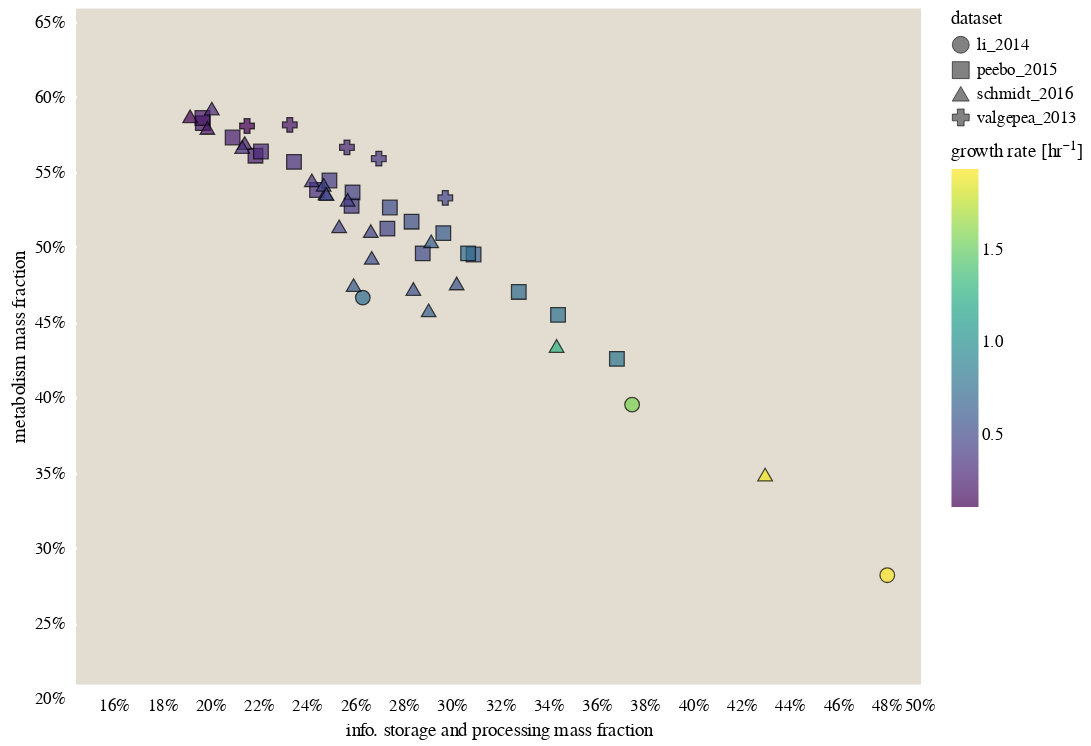

The notebook cell saved with this chart:
### Code cell
# Group bygrowth rate bins of 0.1 inv hr. 
# info_metab_correlation['bins'] = pd.cut(info_metab_correlation['growth_rate_hr'], bins=np.arange(-0.01, 2, 0.01))
# agg = info_metab_correlation.groupby('bins').mean().reset_index()
# agg.drop(labels='bins', inplace=True, axis=1)
# agg = agg[~agg['info_frac_mass'].isnull()]
base = alt.Chart(info_metab_correlation, width=500, height=400)

# Define the defaults
defaults =  {'fill':alt.Color('growth_rate_hr', scale=alt.Scale(scheme='viridis'), legend=alt.Legend(title='growth rate [hr\u207b\u00b9]'))}

frac_mass = base.mark_point(size=75).encode(
            x=alt.X('info_frac_mass', 
                    axis=alt.Axis(format='%', title='info. storage and processing mass fraction'),
                   scale=alt.Scale(domain=[0.15, 0.5])),
            y=alt.Y('metab_frac_mass', 
                    axis=alt.Axis(format='%', title='metabolism mass fraction'),
                   scale=alt.Scale(domain=[0.2, 0.65])),
            shape='dataset:O',
            **defaults, **stroke_defaults
        ).interactive()


# frac_mass.save('../../figures/info_metab_mass_fraction.png', scale_factor=2.0)
# frac_mass.save('../../figures/info_metab_mass_fraction.html')
frac_mass

### Figure 1 — Vega-Lite specification as saved in the notebook (floating-point values rounded to 4 significant figures)
{"$schema": "https://vega.github.io/schema/vega-lite/v3.4.0.json", "config": {"axis": {"domainColor": null, "grid": false, "labelFont": "Lucida Sans", "tickColor": "white", "tickOffset": 8, "tickWidth": 1.5, "ticks": true, "titleFont": "Lucida Sans", "titleFontWeight": 400}, "background": "white", "group": {"fill": "#E3DCD0"}, "legend": {"labelFont": "Lucida Sans", "titleFont": "Lucida Sans", "titleFontWeight": 400}, "mark": {"stroke": "black", "strokeWidth": 0.5}, "range": {"category": ["#D56C55", "#738FC1", "#7AA974", "#AB85AC", "#7E9D90", "#905426", "#EAC264"]}, "title": {"anchor": "middle", "font": "Lucida Sans", "fontWeight": 400}, "view": {"fill": "#E3DCD0", "height": 300, "strokeWidth": 0, "width": 400}}, "data": {"name": "data-56ccf98547a54a210f8bde9c7ce4b3c5"}, "datasets": {"data-56ccf98547a54a210f8bde9c7ce4b3c5": [{"condition": "MOPS minimal", "dataset": "li_2014", "growth_rate_hr": 0.7387, "info_frac_mass": 0.2688, "info_frac_size": 0.3451, "metab_frac_mass": 0.4575, "metab_frac_size": 0.2965}, {"condition": "MOPS complete without methionine", "dataset": "li_2014", "growth_rate_hr": 1.569, "info_frac_mass": 0.3803, "info_frac_size": 0.4917, "metab_frac_mass": 0.3863, "metab_frac_size": 0.2441}, {"condition": "MOPS complete", "dataset": "li_2014", "growth_rate_hr": 1.934, "info_frac_mass": 0.486, "info_frac_size": 0.5718, "metab_frac_mass": 0.2727, "metab_frac_size": 0.1785}, {"condition": "glucose_minimal", "dataset": "peebo_2015", "growth_rate_hr": 0.21, "info_frac_mass": 0.2025, "info_frac_size": 0.2922, "metab_frac_mass": 0.5737, "metab_frac_size": 0.4325}, {"condition": "glucose_minimal", "dataset": "peebo_2015", "growth_rate_hr": 0.22, "info_frac_mass": 0.2023, "info_frac_size": 0.2927, "metab_frac_mass": 0.577, "metab_frac_size": 0.4353}, {"condition": "rich", "dataset": "peebo_2015", "growth_rate_hr": 0.25, "info_frac_mass": 0.2243, "info_frac_size": 0.3178, "metab_frac_mass": 0.552, "metab_frac_size": 0.4144}, {"condition": "glucose_minimal", "dataset": "peebo_2015", "growth_rate_hr": 0.26, "info_frac_mass": 0.2149, "info_frac_size": 0.308, "metab_frac_mass": 0.5641, "metab_frac_size": 0.4227}, {"condition": "glucose_minimal", "dataset": "peebo_2015", "growth_rate_hr": 0.31, "info_frac_mass": 0.2266, "info_frac_size": 0.3245, "metab_frac_mass": 0.5548, "metab_frac_size": 0.4092}, {"condition": "rich", "dataset": "peebo_2015", "growth_rate_hr": 0.35, "info_frac_mass": 0.2403, "info_frac_size": 0.3428, "metab_frac_mass": 0.5478, "metab_frac_size": 0.41}, {"condition": "glucose_minimal", "dataset": "peebo_2015", "growth_rate_hr": 0.36, "info_frac_mass": 0.2498, "info_frac_size": 0.3525, "metab_frac_mass": 0.5291, "metab_frac_size": 0.383}, {"condition": "glucose_minimal", "dataset": "peebo_2015", "growth_rate_hr": 0.41, "info_frac_mass": 0.2641, "info_frac_size": 0.3727, "metab_frac_mass": 0.5186, "metab_frac_size": 0.3696}, {"condition": "rich", "dataset": "peebo_2015", "growth_rate_hr": 0.42, "info_frac_mass": 0.2549, "info_frac_size": 0.3587, "metab_frac_mass": 0.5355, "metab_frac_size": 0.3978}, {"condition": "rich", "dataset": "peebo_2015", "growth_rate_hr": 0.45, "info_frac_mass": 0.2645, "info_frac_size": 0.3747, "metab_frac_mass": 0.5276, "metab_frac_size": 0.3866}, {"condition": "glucose_minimal", "dataset": "peebo_2015", "growth_rate_hr": 0.46, "info_frac_mass": 0.279, "info_frac_size": 0.3903, "metab_frac_mass": 0.5034, "metab_frac_size": 0.3554}, {"condition": "glucose_minimal", "dataset": "peebo_2015", "growth_rate_hr": 0.51, "info_frac_mass": 0.2936, "info_frac_size": 0.4084, "metab_frac_mass": 0.487, "metab_frac_size": 0.3394}, {"condition": "rich", "dataset": "peebo_2015", "growth_rate_hr": 0.53, "info_frac_mass": 0.28, "info_frac_size": 0.393, "metab_frac_mass": 0.5175, "metab_frac_size": 0.3756}, {"condition": "rich", "dataset": "peebo_2015", "growth_rate_hr": 0.55, "info_frac_mass": 0.289, "info_frac_size": 0.4047, "metab_frac_mass": 0.5081, "metab_frac_size": 0.3666}, {"condition": "rich", "dataset": "peebo_2015", "growth_rate_hr": 0.63, "info_frac_mass": 0.3021, "info_frac_size": 0.424, "metab_frac_mass": 0.5004, "metab_frac_size": 0.3575}, {"condition": "rich", "dataset": "peebo_2015", "growth_rate_hr": 0.65, "info_frac_mass": 0.3147, "info_frac_size": 0.4419, "metab_frac_mass": 0.4862, "metab_frac_size": 0.3432}, {"condition": "rich", "dataset": "peebo_2015", "growth_rate_hr": 0.73, "info_frac_mass": 0.3124, "info_frac_size": 0.4372, "metab_frac_mass": 0.487, "metab_frac_size": 0.3443}, {"condition": "rich", "dataset": "peebo_2015", "growth_rate_hr": 0.74, "info_frac_mass": 0.3334, "info_frac_size": 0.4624, "metab_frac_mass": 0.4613, "metab_frac_size": 0.3179}, {"condition": "rich", "dataset": "peebo_2015", "growth_rate_hr": 0.78, "info_frac_mass": 0.3496, "info_frac_size": 0.4764, "metab_frac_mass": 0.446, "metab_frac_size": 0.3044}, {"condition": "rich", "dataset": "peebo_2015", "growth_rate_hr": 0.82, "info_frac_mass": 0.374, "info_frac_size": 0.5049, "metab_frac_mass": 0.4167, "metab_frac_size": 0.2759}, {"condition": "chemostat_u0.12", "dataset": "schmidt_2016", "growth_rate_hr": 0.12, "info_frac_mass": 0.1973, "info_frac_size": 0.2691, "metab_frac_mass": 0.5782, "metab_frac_size": 0.4406}, {"condition": "chemostat_u0.2", "dataset": "schmidt_2016", "growth_rate_hr": 0.2, "info_frac_mass": 0.2044, "info_frac_size": 0.2799, "metab_frac_mass": 0.5705, "metab_frac_size": 0.4352}, {"condition": "galactose", "dataset": "schmidt_2016", "growth_rate_hr": 0.26, "info_frac_mass": 0.2199, "info_frac_size": 0.3006, "metab_frac_mass": 0.5604, "metab_frac_size": 0.4248}, {"condition": "acetate", "dataset": "schmidt_2016", "growth_rate_hr": 0.3, "info_frac_mass": 0.2062, "info_frac_size": 0.2798, "metab_frac_mass": 0.5834, "metab_frac_size": 0.4542}, {"condition": "chemostat_u0.35", "dataset": "schmidt_2016", "growth_rate_hr": 0.35, "info_frac_mass": 0.2188, "info_frac_size": 0.2974, "metab_frac_mass": 0.5578, "metab_frac_size": 0.4278}, {"condition": "pyruvate", "dataset": "schmidt_2016", "growth_rate_hr": 0.4, "info_frac_mass": 0.2477, "info_frac_size": 0.3369, "metab_frac_mass": 0.5356, "metab_frac_size": 0.4082}, {"condition": "fumarate", "dataset": "schmidt_2016", "growth_rate_hr": 0.42, "info_frac_mass": 0.2533, "info_frac_size": 0.3412, "metab_frac_mass": 0.527, "metab_frac_size": 0.4003}, {"condition": "succinate", "dataset": "schmidt_2016", "growth_rate_hr": 0.44, "info_frac_mass": 0.2625, "info_frac_size": 0.3557, "metab_frac_mass": 0.5226, "metab_frac_size": 0.3986}, {"condition": "glucosamine", "dataset": "schmidt_2016", "growth_rate_hr": 0.46, "info_frac_mass": 0.259, "info_frac_size": 0.3508, "metab_frac_mass": 0.505, "metab_frac_size": 0.3691}, {"condition": "mannose", "dataset": "schmidt_2016", "growth_rate_hr": 0.47, "info_frac_mass": 0.2525, "info_frac_size": 0.344, "metab_frac_mass": 0.5325, "metab_frac_size": 0.4032}, {"condition": "glycerol", "dataset": "schmidt_2016", "growth_rate_hr": 0.47, "info_frac_mass": 0.2721, "info_frac_size": 0.3697, "metab_frac_mass": 0.5018, "metab_frac_size": 0.3752}, {"condition": "chemostat_u0.5", "dataset": "schmidt_2016", "growth_rate_hr": 0.5, "info_frac_mass": 0.2537, "info_frac_size": 0.3436, "metab_frac_mass": 0.5264, "metab_frac_size": 0.3967}, {"condition": "xylose", "dataset": "schmidt_2016", "growth_rate_hr": 0.55, "info_frac_mass": 0.2897, "info_frac_size": 0.3915, "metab_frac_mass": 0.4633, "metab_frac_size": 0.3287}, {"condition": "osmotic_stress_glucose", "dataset": "schmidt_2016", "growth_rate_hr": 0.55, "info_frac_mass": 0.2725, "info_frac_size": 0.3628, "metab_frac_mass": 0.484, "metab_frac_size": 0.3517}, {"condition": "glucose", "dataset": "schmidt_2016", "growth_rate_hr": 0.58, "info_frac_mass": 0.3077, "info_frac_size": 0.4071, "metab_frac_mass": 0.467, "metab_frac_size": 0.3416}, {"condition": "pH6", "dataset": "schmidt_2016", "growth_rate_hr": 0.63, "info_frac_mass": 0.265, "info_frac_size": 0.3531, "metab_frac_mass": 0.4658, "metab_frac_size": 0.334}, {"condition": "fructose", "dataset": "schmidt_2016", "growth_rate_hr": 0.65, "info_frac_mass": 0.2971, "info_frac_size": 0.4016, "metab_frac_mass": 0.4949, "metab_frac_size": 0.3636}, {"condition": "42C", "dataset": "schmidt_2016", "growth_rate_hr": 0.66, "info_frac_mass": 0.296, "info_frac_size": 0.3881, "metab_frac_mass": 0.4491, "metab_frac_size": 0.3337}, {"condition": "glycerol_pAA", "dataset": "schmidt_2016", "growth_rate_hr": 1.27, "info_frac_mass": 0.349, "info_frac_size": 0.4629, "metab_frac_mass": 0.4253, "metab_frac_size": 0.305}, {"condition": "lb_miller", "dataset": "schmidt_2016", "growth_rate_hr": 1.9, "info_frac_mass": 0.4354, "info_frac_size": 0.5592, "metab_frac_mass": 0.3397, "metab_frac_size": 0.235}, {"condition": "glucose_minimal", "dataset": "valgepea_2013", "growth_rate_hr": 0.11, "info_frac_mass": 0.2208, "info_frac_size": 0.3138, "metab_frac_mass": 0.5718, "metab_frac_size": 0.4332}, {"condition": "glucose_minimal", "dataset": "valgepea_2013", "growth_rate_hr": 0.21, "info_frac_mass": 0.2385, "info_frac_size": 0.3415, "metab_frac_mass": 0.5725, "metab_frac_size": 0.4282}, {"condition": "glucose_minimal", "dataset": "valgepea_2013", "growth_rate_hr": 0.31, "info_frac_mass": 0.2622, "info_frac_size": 0.376, "metab_frac_mass": 0.5575, "metab_frac_size": 0.4116}, {"condition": "glucose_minimal", "dataset": "valgepea_2013", "growth_rate_hr": 0.4, "info_frac_mass": 0.2754, "info_frac_size": 0.3984, "metab_frac_mass": 0.55, "metab_frac_size": 0.3989}, {"condition": "glucose_minimal", "dataset": "valgepea_2013", "growth_rate_hr": 0.49, "info_frac_mass": 0.3029, "info_frac_size": 0.4355, "metab_frac_mass": 0.5239, "metab_frac_size": 0.3701}]}, "encoding": {"fill": {"field": "growth_rate_hr", "legend": {"title": "growth rate [hr⁻¹]"}, "scale": {"scheme": "viridis"}, "type": "quantitative"}, "shape": {"field": "dataset", "type": "ordinal"}, "stroke": {"value": "black"}, "strokeWidth": {"value": 0.75}, "x": {"axis": {"format": "%", "title": "info. storage and processing mass fraction"}, "field": "info_frac_mass", "scale": {"domain": [0.15, 0.5]}, "type": "quantitative"}, "y": {"axis": {"format": "%", "title": "metabolism mass fraction"}, "field": "metab_frac_mass", "scale": {"domain": [0.2, 0.65]}, "type": "quantitative"}}, "height": 400, "mark": {"size": 75, "type": "point"}, "selection": {"selector003": {"bind": "scales", "encodings": ["x", "y"], "type": "interval"}}, "width": 500}
